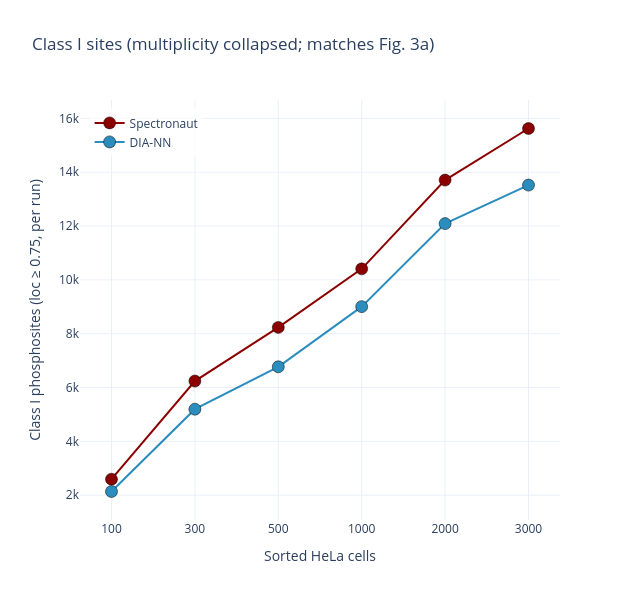
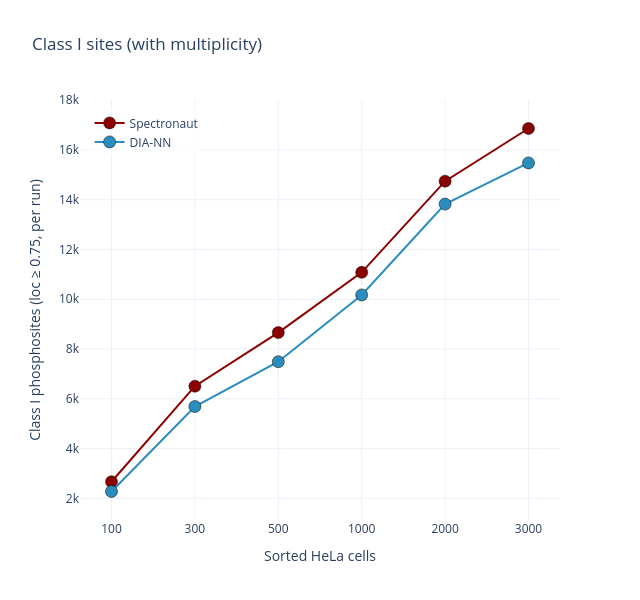

The notebook cell these images were saved under, in order:
### Markdown cell above
## 7. Figures — Class I depth vs cells (DIA-NN vs Spectronaut)

### Code cell
DIANN_COLOR, SPEC_COLOR = "#2b8cbe", "darkred"
x = [str(n) for n in summary["cells"]]
FIG_DIR.mkdir(parents=True, exist_ok=True)

def depth_fig(mode, title):
    fig = go.Figure()
    fig.add_trace(go.Scatter(x=x, y=summary[f"Spectronaut_{mode}"], mode="lines+markers", name="Spectronaut",
        marker=dict(size=12, color=SPEC_COLOR, line=dict(width=0.5, color="black")), line=dict(width=2, color=SPEC_COLOR)))
    fig.add_trace(go.Scatter(x=x, y=summary[f"DIANN_{mode}"], mode="lines+markers", name="DIA-NN",
        marker=dict(size=12, color=DIANN_COLOR, line=dict(width=0.5, color="black")), line=dict(width=2, color=DIANN_COLOR)))
    fig.update_layout(width=640, height=600, template="plotly_white", title=title,
        xaxis_title="Sorted HeLa cells", yaxis_title="Class I phosphosites (loc ≥ 0.75, per run)",
        legend=dict(x=0.02, y=0.98, bgcolor="rgba(255,255,255,0.7)"))
    return fig

# no-multiplicity (matches Figure 3a) — the primary comparison
fig_nm = depth_fig("no_mult", "Class I sites (multiplicity collapsed; matches Fig. 3a)")
fig_nm.show()
fig_nm.write_image(str(FIG_DIR / "figure3_diann_vs_spectronaut_classI_noMult.pdf"), width=600, height=600)
#fig_nm.write_image(str(FIG_DIR / "figure3_diann_vs_spectronaut_classI_noMult.png"), width=640, height=600, scale=2)

# with-multiplicity
fig_wm = depth_fig("with_mult", "Class I sites (with multiplicity)")
fig_wm.show()
#fig_wm.write_image(str(FIG_DIR / "figure3_diann_vs_spectronaut_classI_withMult.pdf"), width=640, height=600)
#fig_wm.write_image(str(FIG_DIR / "figure3_diann_vs_spectronaut_classI_withMult.png"), width=640, height=600, scale=2)

### Figure 1 — Plotly figure (JSON) as saved in the notebook; plotly's stock layout.template omitted (floating-point values rounded to 4 significant figures)
{"data": [{"line": {"color": "darkred", "width": 2}, "marker": {"color": "darkred", "line": {"color": "black", "width": 0.5}, "size": 12}, "mode": "lines+markers", "name": "Spectronaut", "type": "scatter", "x": ["100", "300", "500", "1000", "2000", "3000"], "y": [2594.0, 6240.0, 8234.0, 10410.0, 13710.0, 15620.0]}, {"line": {"color": "#2b8cbe", "width": 2}, "marker": {"color": "#2b8cbe", "line": {"color": "black", "width": 0.5}, "size": 12}, "mode": "lines+markers", "name": "DIA-NN", "type": "scatter", "x": ["100", "300", "500", "1000", "2000", "3000"], "y": [2137.0, 5195.0, 6770.0, 9005.0, 12090.0, 13520.0]}], "layout": {"height": 600, "legend": {"bgcolor": "rgba(255,255,255,0.7)", "x": 0.02, "y": 0.98}, "title": {"text": "Class I sites (multiplicity collapsed; matches Fig. 3a)"}, "width": 640, "xaxis": {"title": {"text": "Sorted HeLa cells"}}, "yaxis": {"title": {"text": "Class I phosphosites (loc ≥ 0.75, per run)"}}}}

### Figure 2 — Plotly figure (JSON) as saved in the notebook; plotly's stock layout.template omitted (floating-point values rounded to 4 significant figures)
{"data": [{"line": {"color": "darkred", "width": 2}, "marker": {"color": "darkred", "line": {"color": "black", "width": 0.5}, "size": 12}, "mode": "lines+markers", "name": "Spectronaut", "type": "scatter", "x": ["100", "300", "500", "1000", "2000", "3000"], "y": [2667.0, 6507.0, 8660.0, 11080.0, 14750.0, 16860.0]}, {"line": {"color": "#2b8cbe", "width": 2}, "marker": {"color": "#2b8cbe", "line": {"color": "black", "width": 0.5}, "size": 12}, "mode": "lines+markers", "name": "DIA-NN", "type": "scatter", "x": ["100", "300", "500", "1000", "2000", "3000"], "y": [2275.0, 5689.0, 7491.0, 10170.0, 13820.0, 15480.0]}], "layout": {"height": 600, "legend": {"bgcolor": "rgba(255,255,255,0.7)", "x": 0.02, "y": 0.98}, "title": {"text": "Class I sites (with multiplicity)"}, "width": 640, "xaxis": {"title": {"text": "Sorted HeLa cells"}}, "yaxis": {"title": {"text": "Class I phosphosites (loc ≥ 0.75, per run)"}}}}
